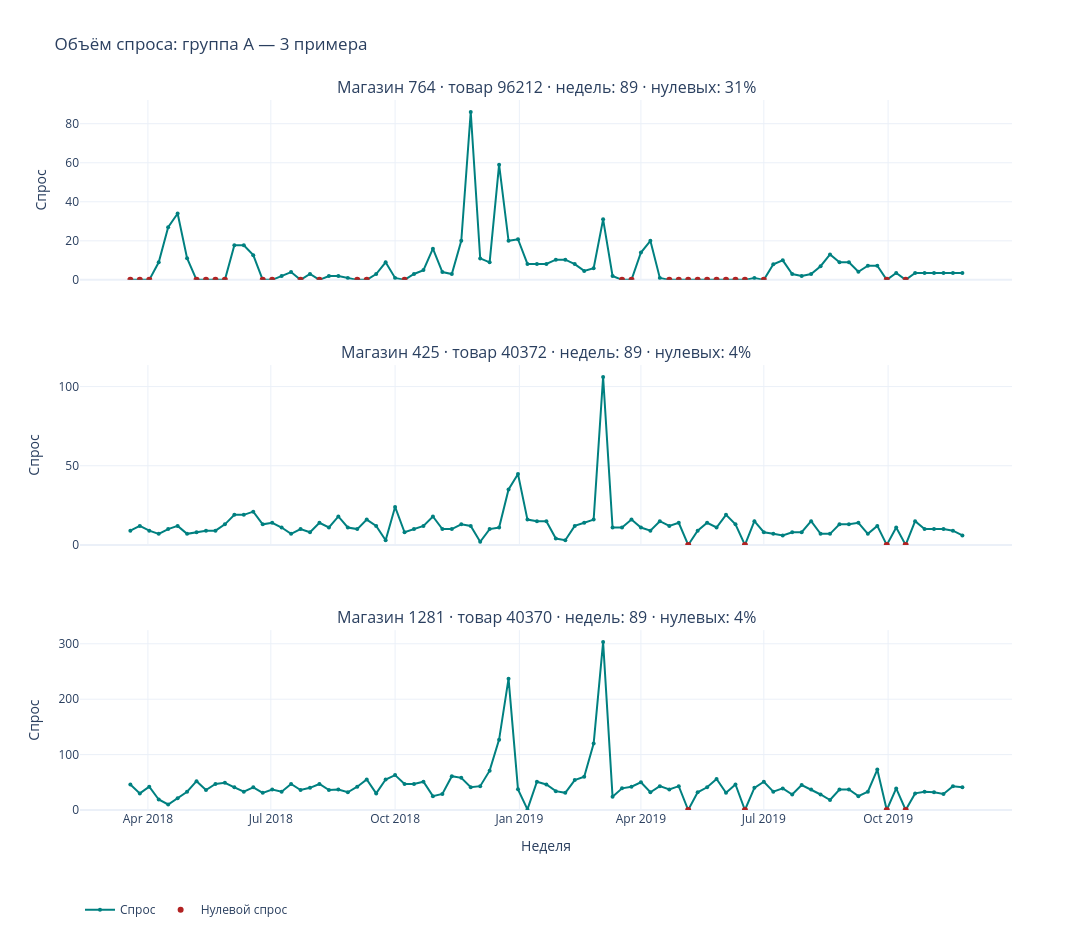
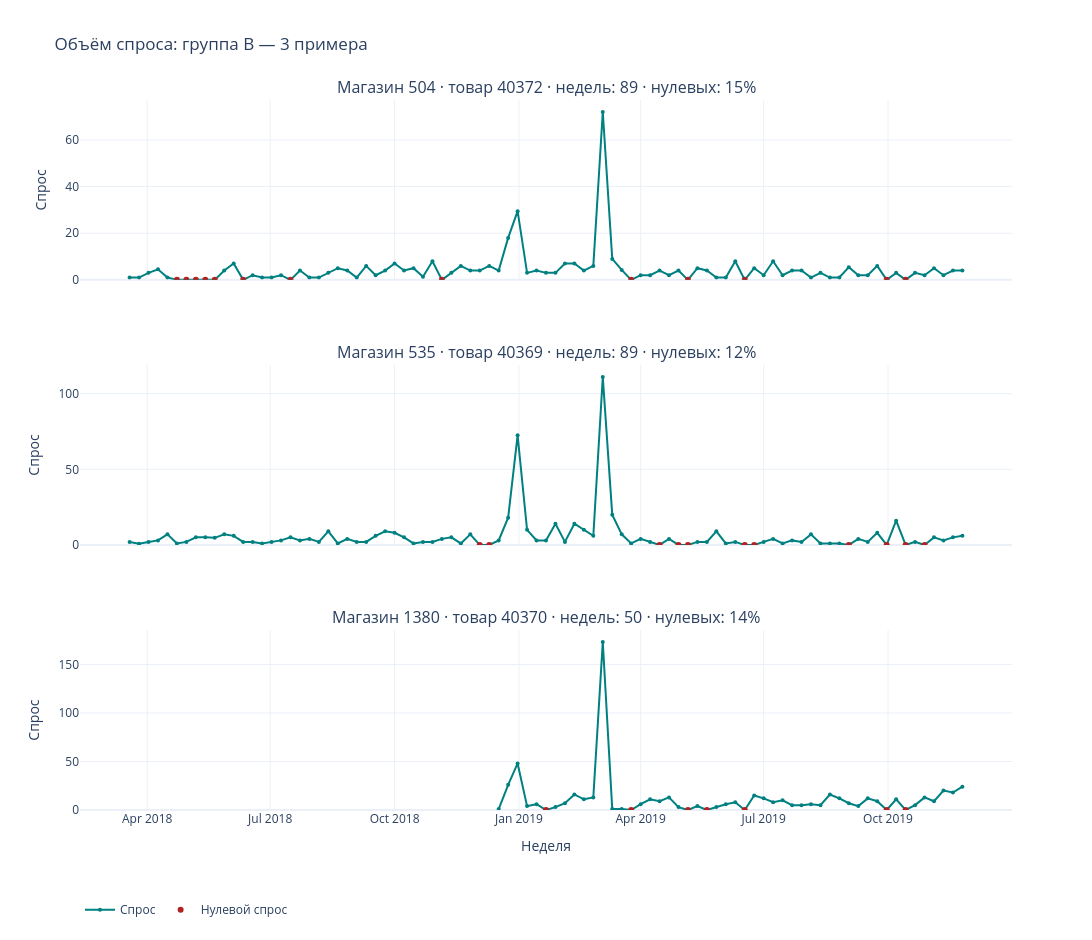
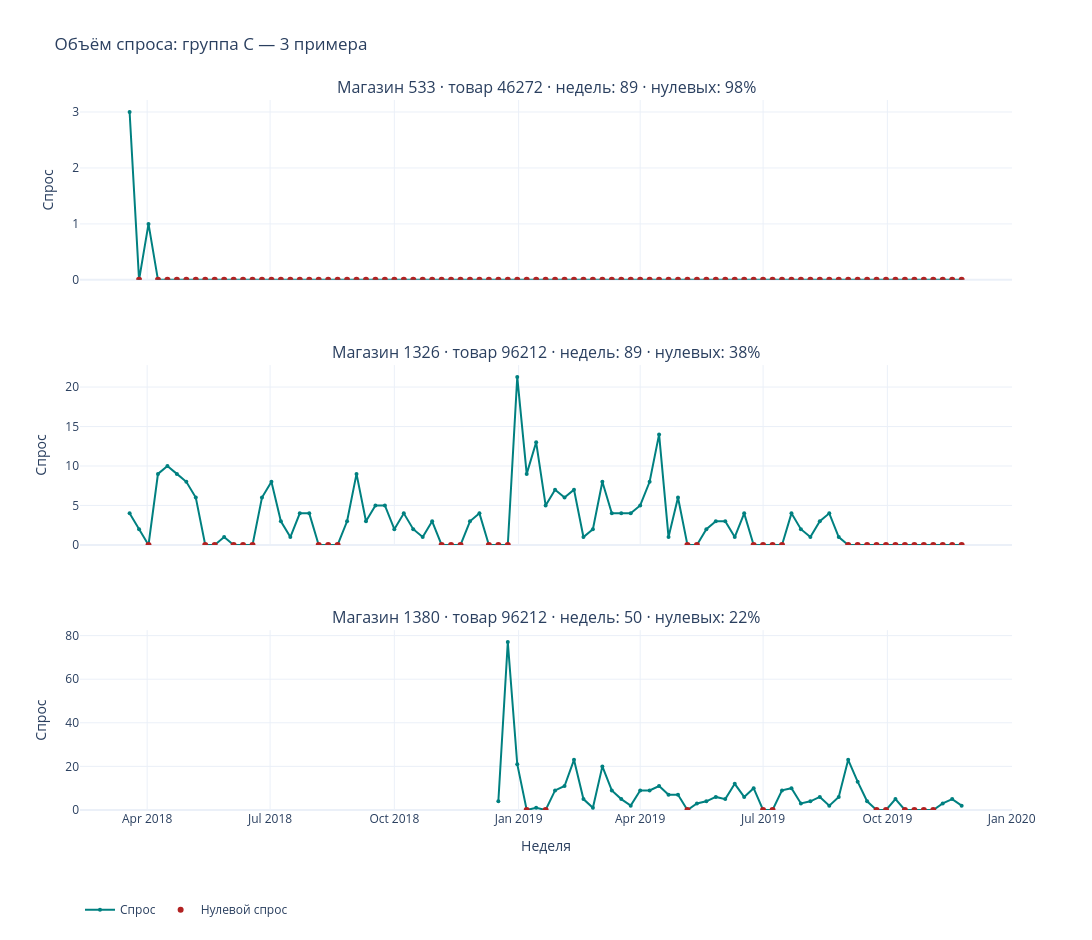

The notebook cell these images were saved under, in order:
### Code cell
show_series_examples(ts_retail, volume, 'volume_group', {
    'A': 'Объём спроса: группа A', 'B': 'Объём спроса: группа B', 'C': 'Объём спроса: группа C',
})
